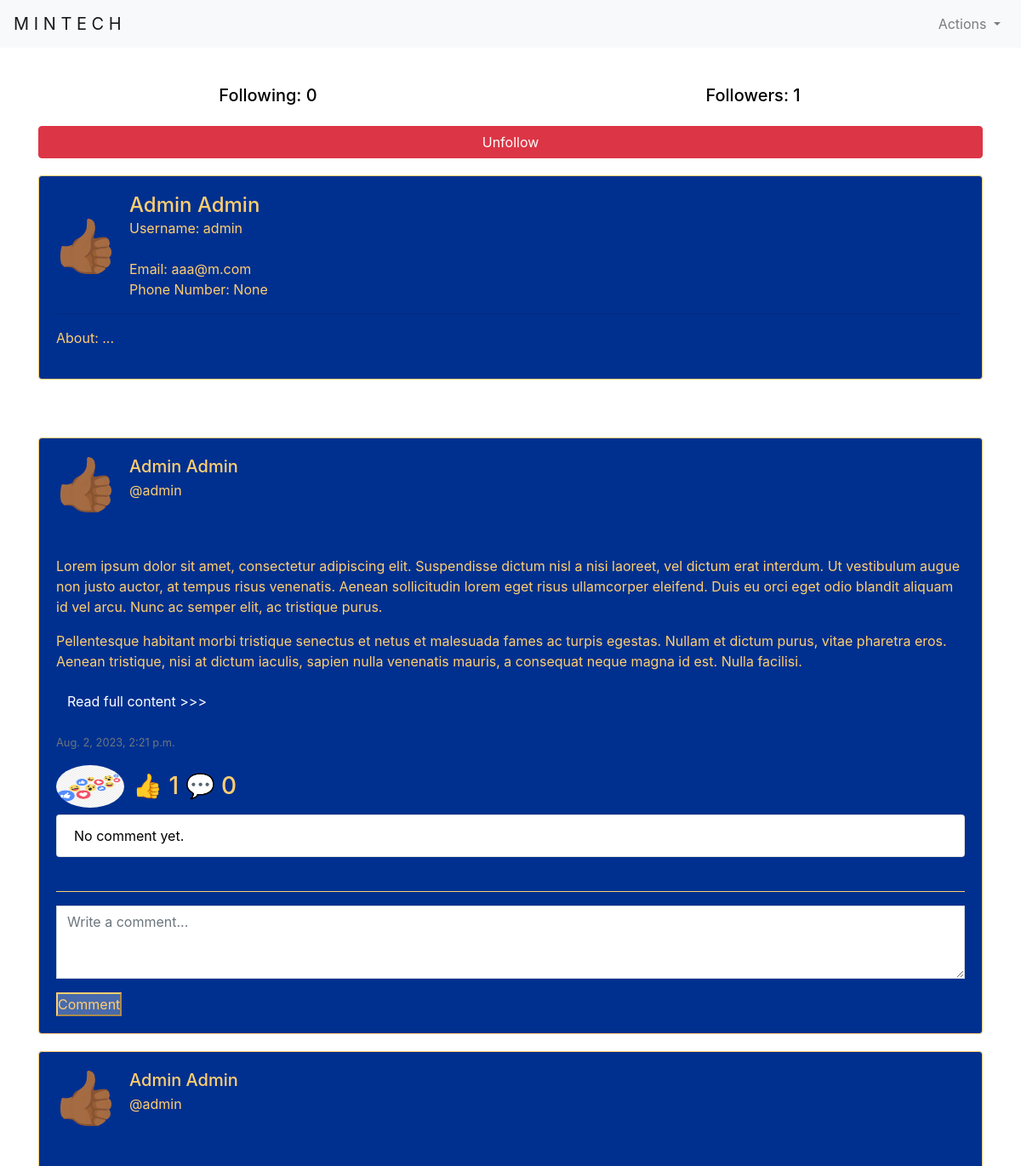
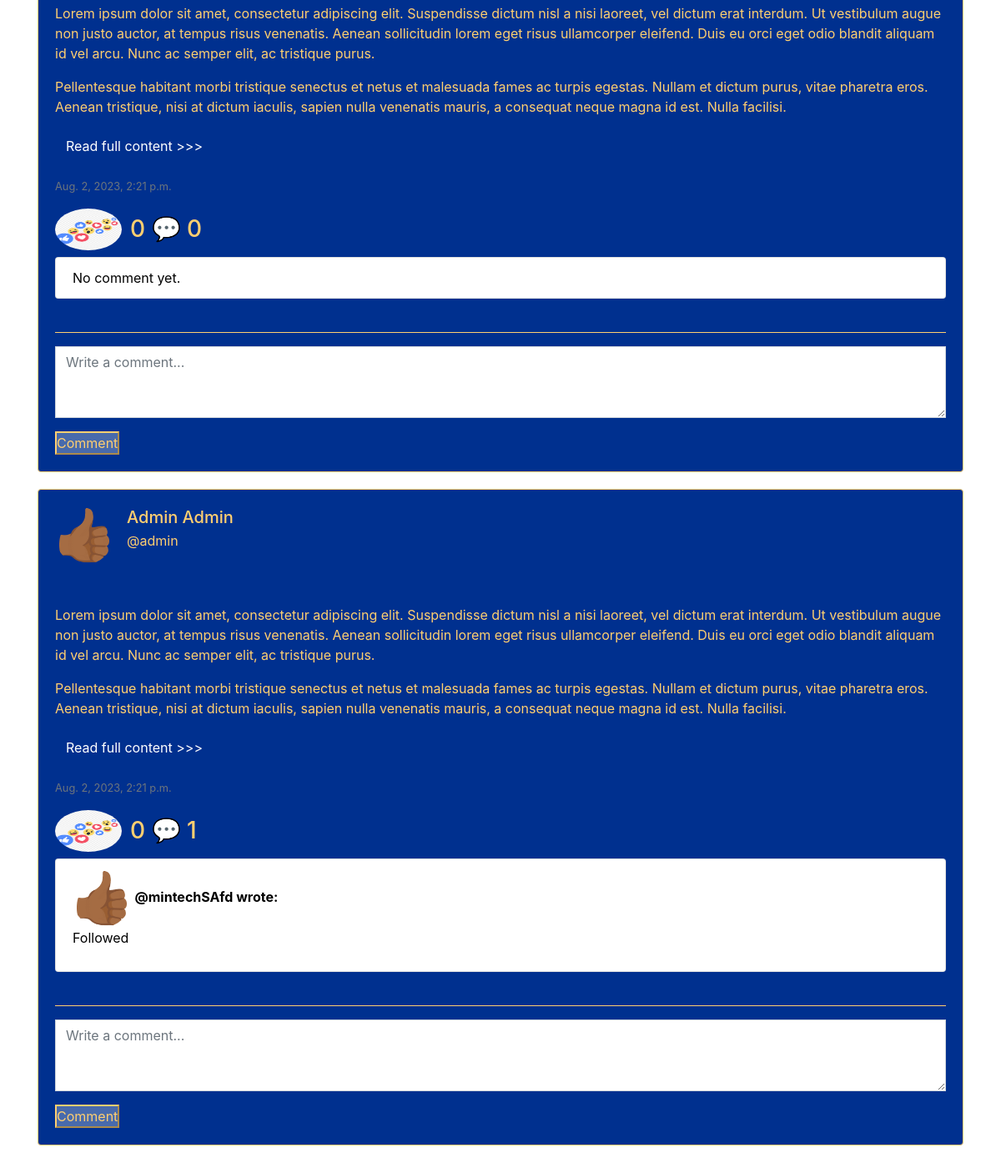
The page /profile/1/ (signed in) on the database as committed earlier (2 pictures, top to bottom).
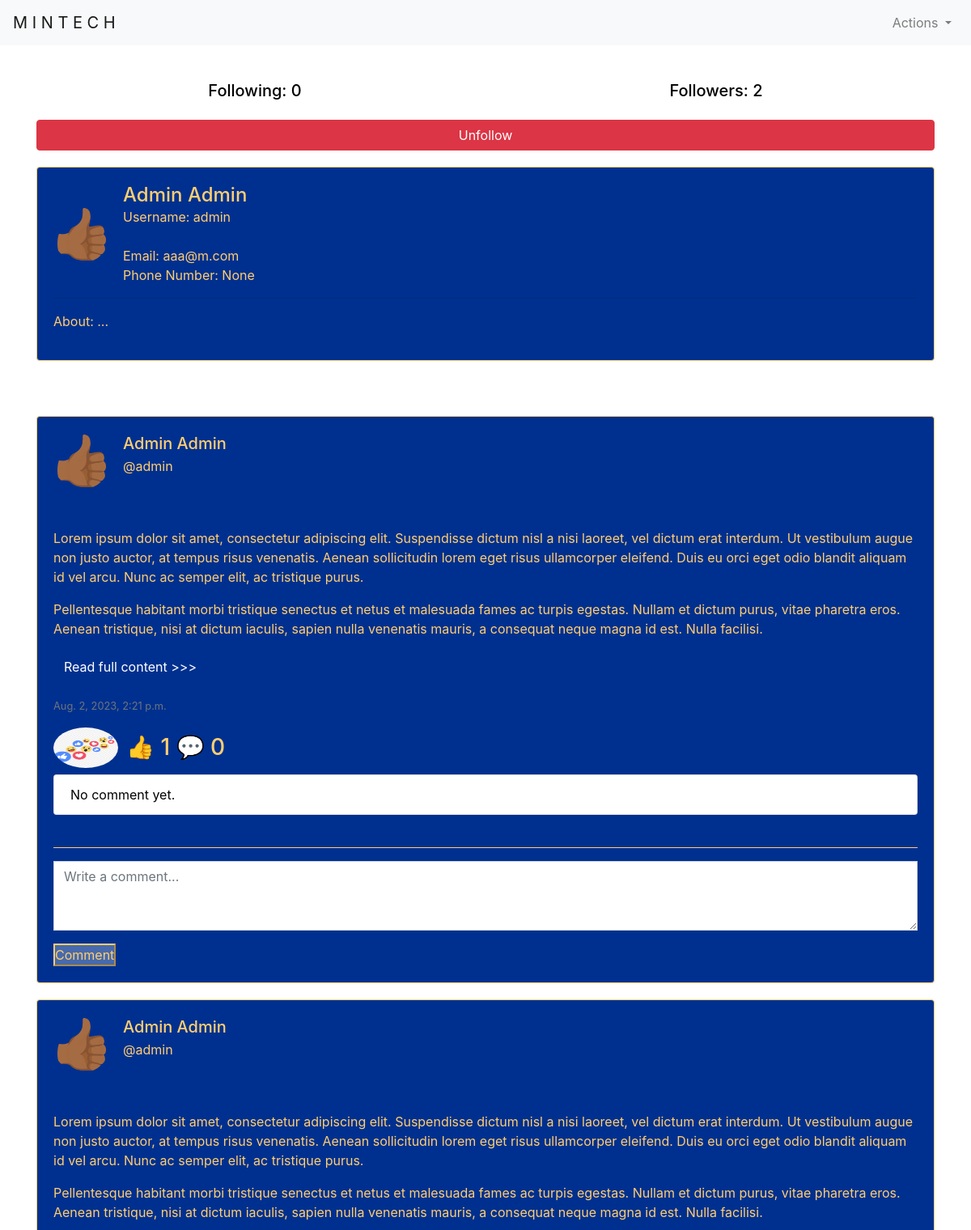
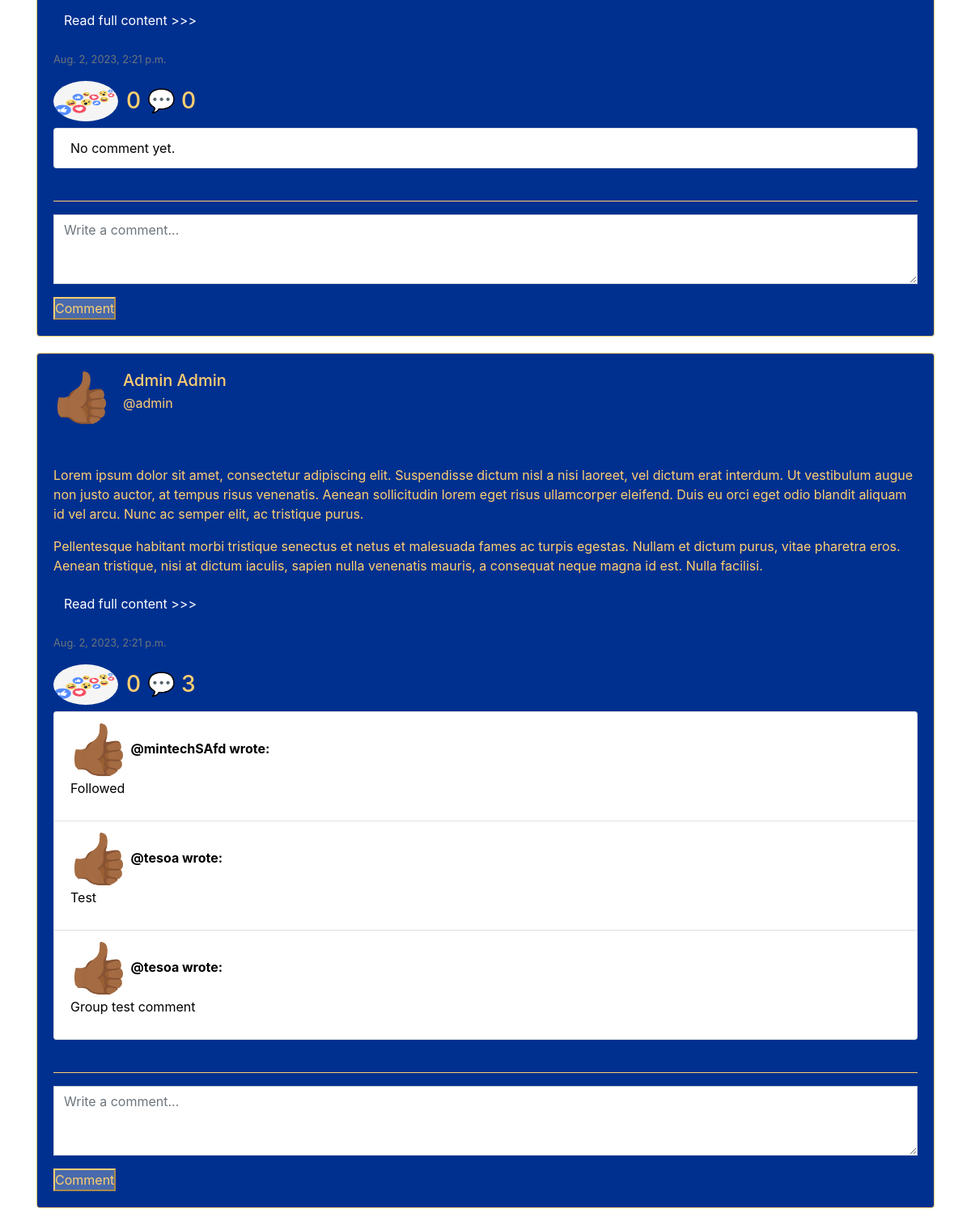
The same page on the database as committed later (2 pictures, top to bottom).
### minsocial/models.py (models this page shows, shortened)
class Post(models.Model):
    user = models.ForeignKey(User, on_delete=models.CASCADE, blank=True, null=True, related_name="post_user")
    postContent = models.TextField(blank=True)
    timestamp = models.DateTimeField(auto_now_add=True)
    post_image = models.ImageField(upload_to='post_image/', null=True, blank=True)

class User(AbstractUser):
    profile_pics = models.ImageField(upload_to='profile_pics/', null=True, blank=True)
    phone_number = models.CharField(max_length=20, null=True, blank=True)
    about = models.TextField(null=True, blank=True)

class Comment(models.Model):
    author = models.ForeignKey(User, on_delete=models.CASCADE, blank=True, null=True, related_name="userComment")
    post = models.ForeignKey(Post, on_delete=models.CASCADE, blank=True, null=True, related_name="postComment")
    message = models.CharField(max_length=10000)

### minsocial/views.py (the view)
# urls.py: path('profile/<int:user_id>/', views.profile, name="profile"),
@login_required
def profile(request, user_id):
    if not request.user.is_authenticated:
        return render(request, "network/error.html")
    user = User.objects.get(pk=user_id)
    my_groups = Group.objects.filter(creator=request.user)
    groups_i_joined = request.user.group_members.all()
    post = Post.objects.filter(user=user).order_by("id").reverse()
    paginator = Paginator(post, 10) # Show 10 contacts per page.
    page_number = request.GET.get('page')
    page_post = paginator.get_page(page_number)
    user_like = request.user
    following = Follow.objects.filter(following=user)
    follower = Follow.objects.filter(follower=user)
    try:
        checkFollowers = follower.filter(following=User.objects.get(pk=request.user.id))
        if len(checkFollowers) != 0:
            newFollowing = True
        else:
            newFollowing = False
    except:
        newFollowing = False
    return render(request, "network/user_profile.html", {
        "userProfile": user,
        "post": post,
        "user_like": user_like,
        "page_post": page_post,
        "following": following,
        "follower": follower,
        "username": user.username,
        "isFollowing": newFollowing,
        "my_groups": my_groups,
        "groups_i_joined": groups_i_joined,
    })

### minsocial/templatetags/my_filters.py (called while the page is built)
@register.filter
def split_paragraphs(value):
    return value.split('\n')

### minsocial/templates/network/user_profile.html (shortened to what this page needs)
{% extends "network/layout.html" %}
{% load static %}
{% load my_filters %}
{% block body %}
<br>
<div class="container">
  <div class="row mb-3">
    <div class="col-6 text-center">
      <h5 class="text-black">Following: {{ following.count }}</h5>
    </div>
    <div class="col-6 text-center">
      <h5 class="text-black">Followers: {{ follower.count }}</h5>
    </div>
  </div>
  {% if user.is_authenticated %}
    {% if user != userProfile %}
      {% if isFollowing %}
      <form action="{% url 'unfollow' %}" method="post">
        <button class="btn btn-primary w-100" style="background-color: #dc3545; border-color: #dc3545;">
           Unfollow
        </button>
      </form>
      {% endif %}
        {% endif %}
          {% endif %}
</div>
<div class="container">
  <div class="card">
    <div class="card-body">
      <div class="d-flex align-items-center">
        {% if userProfile.profile_pics %}
          <img src="{{ userProfile.profile_pics.url }}" class="rounded-circle" width="150" height="150">
          {% else %}
          <img src="/media/post_image/hand.gif" class="rounded-circle" width="70" height="70" style="margin-top: 1px;">
          {% endif %}
        <div class="ml-3">
          <h4 class="card-title mb-0">
            {{ userProfile.first_name }} {{ userProfile.last_name }}
          </h4>
          <p class="mb-0">
           Username: {{ userProfile.username }}
          </p>
          <br>
          <p class="mb-0">
           Email: {{ userProfile.email }}
          </p>
          <p class="mb-0">
            Phone Number: {{ userProfile.phone_number }}
          </p>
        </div>
      </div>
      <hr>
      <div>
       {% if userProfile.about %}
        <p>{{ userProfile.about }}</p>
        {% else %}
        <p>About: ...</p>
        {%endif%}
      </div>
    </div>
  </div>
</div>
<br>
<br>
{% for posts in page_post %}
<div class="container">
<div class="card">
    <div class="card-body">
        <div class="d-flex align-items-center">
          {% if posts.user.profile_pics %}
          <a href="{% url 'profile' user_id=posts.user.id %}">
            <img src="{{ posts.user.profile_pics.url }}" class="rounded-circle" width="70" height="70">
          </a>
          {% else %}
          <a href="{% url 'profile' user_id=posts.user.id %}">
            <img src="/media/post_image/hand.gif" class="rounded-circle" width="70" height="70">
          </a>
          {% endif %}
      <div class="ml-3">
        <h5 class="card-title mb-1">
        <a class="card-title" style="text-decoration: none;" href="{% url 'profile' user_id=posts.user.id %}">{{posts.user.first_name}} {{posts.user.last_name}}</a>
        </h5>
        <p class="mb-0">
          <p>@{{posts.user.username}}</p>
        </p>
      </div>
        </div>
        <br>
        <br>
        <div class="card-text" id="content_{{ posts.id }}">
          {% for paragraph in posts.postContent|split_paragraphs %}
  {% if forloop.counter <= 10 %}
    <p>{{ paragraph|urlize }}</p>
  {% endif %}
{% endfor %}
{% if posts.postContent|split_paragraphs|length > 2 %}
<a href="{% url 'post_content' post_id=posts.id %}">
  <p class="btn btn-link read-more" data-post="{{ posts.id }}">Read full content >>></p>
</a>
{% endif %}
</div>
<p class="card-text"><small class="text-muted">{{ posts.timestamp }}</small></p>
{% include 'network/likes.html' %}
{% include 'network/comments.html' %}
</div>
  </div>
  </div>
  </div>
  {% endfor %}
  {% endblock %}

### minsocial/templates/network/likes.html (shortened to what this page needs)
{% load custom_tags %}
{% load my_filters %}
{% load static %}
<div class="horizontal-container">
  <div class="">
    <h3 class="like-btn" data-post-id="{{ posts.id }}">
      <img src="/media/post_image/react.png" class="rounded-circle" alt="Shock" width="80" height="50">
    </h3>
  </div>
  {% with total_count=posts.postLove.count|add:posts.postHaha.count|add:posts.postSad.count|add:posts.postShock.count|add:posts.post_like.count %}
  <h3 onclick="opensModal('{{ posts.id }}')">
    {% if posts.post_like.count > 0 %}
      👍
    {% endif %}
    <span style="color: #FFCF70;">{{ total_count }}</span> 💬 {{ posts.postComment.count }}
  </h3>
{% endwith %}
</div>

### minsocial/templates/network/comments.html (shortened to what this page needs)
{% load custom_tags %}
{% load my_filters %}
{% load static %}
<ul class="list-group">
    {% for comment in posts.postComment.all|slice:":3" %}
      <li class="list-group-item">
        {% if comment.author.profile_pics %}
        <a href="{% url 'profile' user_id=comment.author.id %}">
          <img src="{{ comment.author.profile_pics.url }}" class="rounded-circle" width="70" height="70">
        </a>
        {% else %}
        <a href="{% url 'profile' user_id=comment.author.id %}">
          <img src="/media/post_image/hand.gif" class="rounded-circle" width="70" height="70">
        </a>
        {% endif %}
        <strong><a href="{% url 'profile' user_id=comment.author.id %}"><span style="color: black;">@{{ comment.author.username }}</span></a> <span style="color: black;"> wrote:</span></strong>
        <div class="card-text" id="content_{{ comment.id }}">
          {% for paragraph in comment.message|split_paragraphs|slice:":8" %}
            <p style="color: black;">{{ paragraph|urlize }}</p>
          {% endfor %}
        </div>
      </li>
    {% empty %}
      <li class="list-group-item" style="color: black;">No comment yet.</li>
    {% endfor %}
  </ul>
  <br>
  <hr style="border-color: #FFCF70;">
        {% if user.is_authenticated %}
        <form action="{% url 'addComment' post_id=posts.id %}" method="POST">
          <div class="form-group">
            <span class="comment-field">
            <textarea type="text" id="new-comment" name="newComment" class="form-control rounded-0 shadow-none" rows="3" placeholder="Write a comment..."></textarea>
          </span>
          </div>
            <span class="btn-comment">
            <button class="submit-button" type="submit" id="comment-btn">
              Comment
            </button>
          </span>
        </form>
        {% endif %}

Rows that differ between the two databases and show on the page:
computed for Post (number 3 of 3 on the later page): postComment.count "1" → "3"
added Comment: author.username "tesoa", message "Test", shown under Post (number 3 of 3 on the later page)
added Comment: author.username "tesoa", message "Group test comment", shown under Post (number 3 of 3 on the later page)
Other text that changed with them:
{{ follower.count }}: "1" → "2"
